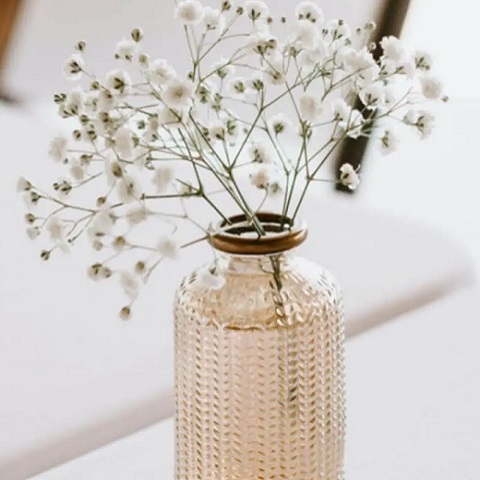
#> input picture ex6/flower.jpg, 480 x 480 px
$ python ex6.py
#> lines starting #> are read from the running program, lines starting #| are printed output that depends on the picture
# load the required packages
import cv2
import numpy as np
# load the image into system memory
image = cv2.imread('flower.jpg', flags=cv2.IMREAD_COLOR)
#> image is the input picture: shape (480, 480, 3); mean B, G, R 198.7, 203.9, 209.5
# display the image to the screen
cv2.imshow('Original image', image)
cv2.waitKey()
cv2.destroyAllWindows()
kernel = np.array([[0, -1, 0],
                   [-1, 5,-1],
                   [0, -1, 0]])
image_sharp = cv2.filter2D(src=image, ddepth=-1, kernel=kernel)
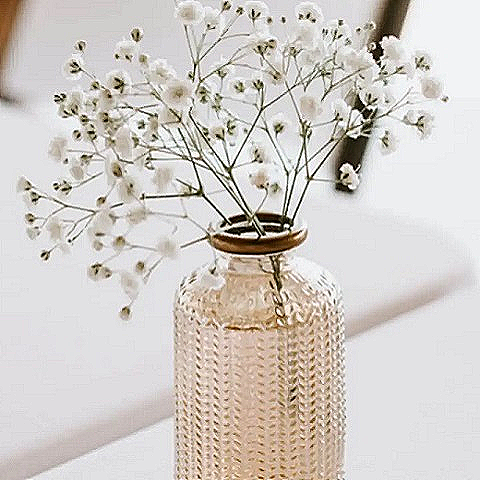
#> image_sharp: shape (480, 480, 3); mean B, G, R 198.6, 203.6, 209
cv2.imshow('Sharpened image', image_sharp)
cv2.waitKey()
cv2.destroyAllWindows()
